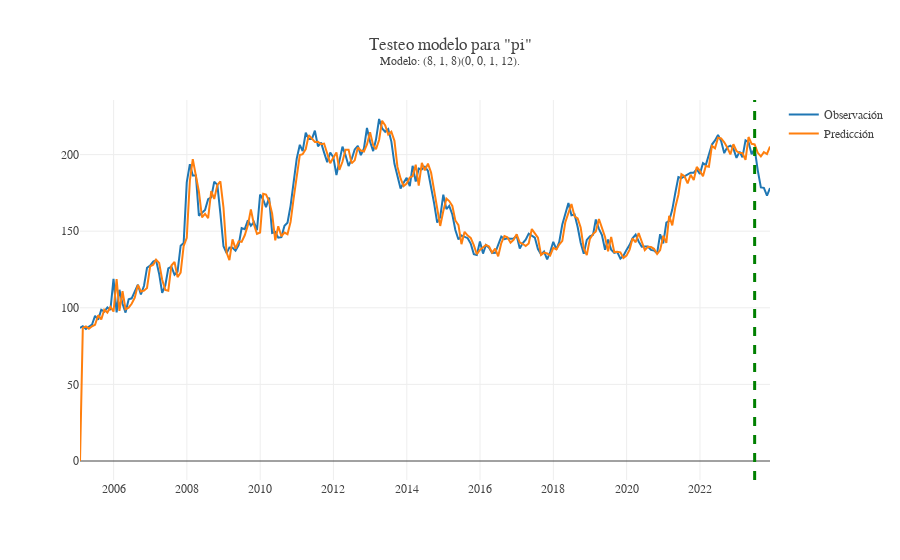
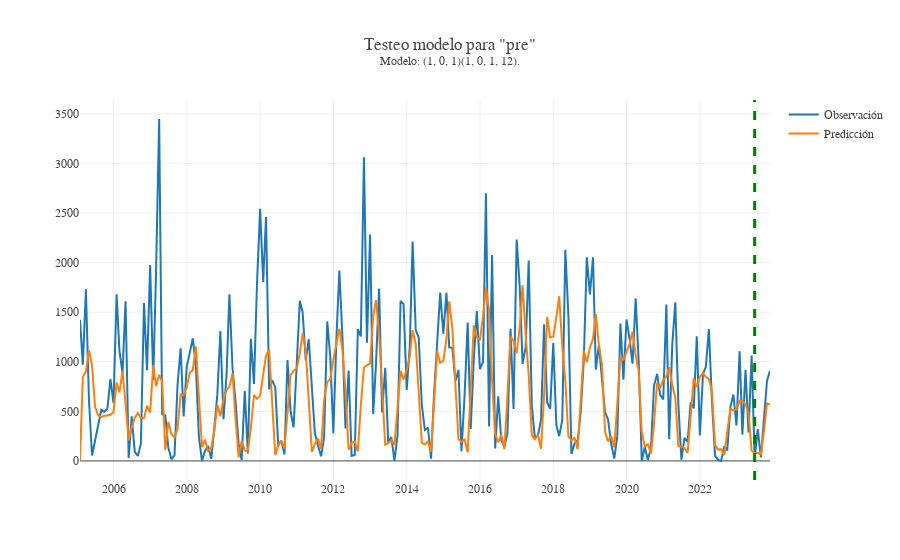
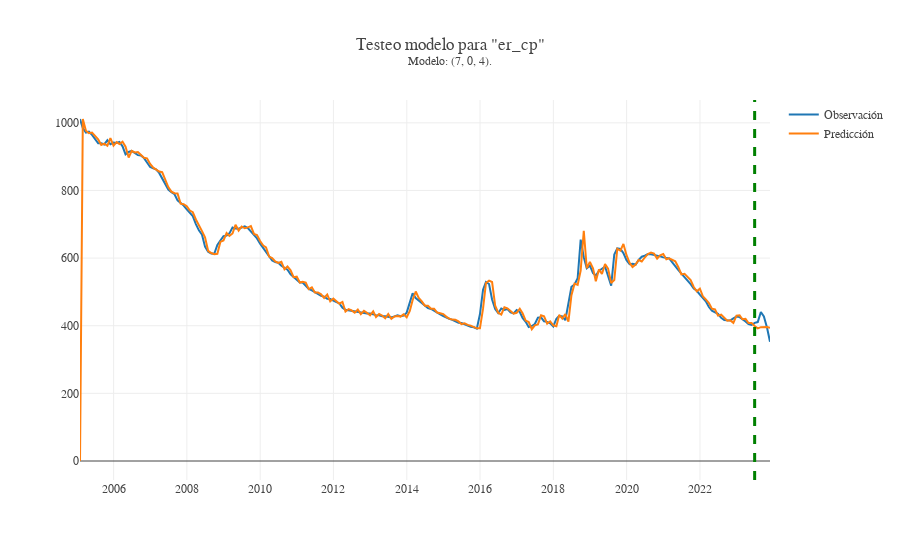
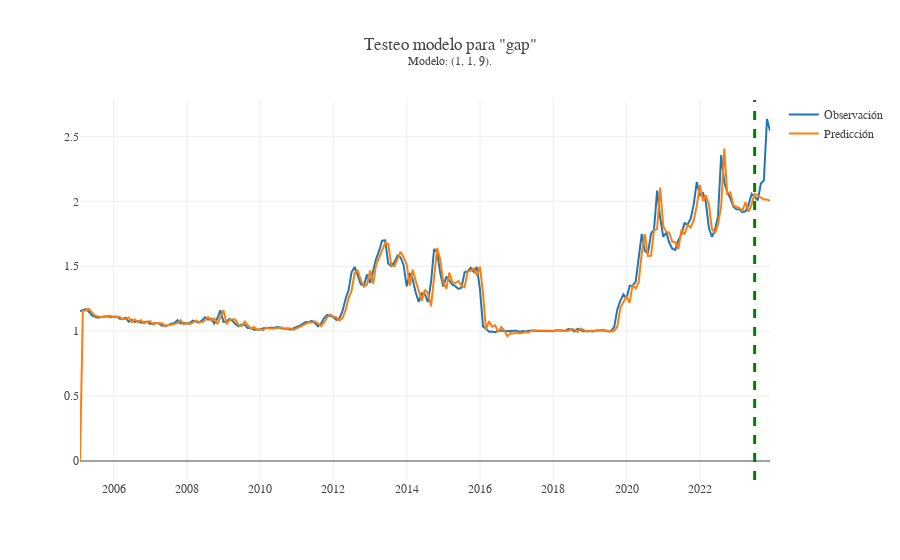

Source (notebook cell) for these figures, in order:
### Code cell
features_models = {train_model_pi:"pi", train_model_pre:"pre", train_model_er_cp:"er_cp", train_model_gap:"gap"}
X_train =train[x_list]

for model in features_models:
    variable = features_models[model]
    order = MODEL_ORDERS[variable]["order"]
    seasonal_order = MODEL_ORDERS[variable]["seasonal_order"]
    seasonal_order = "" if not seasonal_order else seasonal_order
    fitted = model.fit()
    forecast = fitted.forecast(months_for_test)
    forecast = pd.concat([fitted.fittedvalues, forecast])
    if model == train_model_pre:
        forecast = np.exp(forecast) #Transformación de inversión
    obs_pred_df = pd.DataFrame({"observado":test[variable],
                                "prediccion": forecast})
    RMSE = round(math.sqrt(mean_squared_error(obs_pred_df["observado"], obs_pred_df["prediccion"])), 2)
    plot_predicc_obs_exog = go.Figure()
    # plot_predicc_obs_exog.add_trace(go.Scatter(x=obs_pred_df.index, y = obs_pred_df["observado"], name = "Observación"))
    plot_predicc_obs_exog.add_trace(go.Scatter(x=df.index, y = df[variable], name = "Observación"))
    plot_predicc_obs_exog.add_trace(go.Scatter(x=obs_pred_df.index, y = obs_pred_df["prediccion"], name = "Predicción"))
    plot_predicc_obs_exog.add_vline(x = obs_pred_df.index[-months_for_test], line_width=3, line_dash="dash", line_color="green")
    plot_predicc_obs_exog.update_layout(template = None, title_text =f"Testeo modelo para \"{variable}\"<br><sup>Modelo: {order}{seasonal_order}.",
    font_family = "georgia")
    plot_predicc_obs_exog.write_image(f"./output/testeo_exog_sarimax/testeo_exog_sarimax_{variable}.pdf")
    plot_predicc_obs_exog.show()

### Figure 1 — Plotly figure (JSON) as saved in the notebook; plotly's stock layout.template omitted (floating-point values rounded to 4 significant figures; data arrays with more than 128 entries replaced by an {"elided": "..."} marker saying what was removed)
{"data": [{"name": "Observación", "type": "scatter", "x": {"elided": "227 str values"}, "y": {"elided": "227 float values"}}, {"name": "Predicción", "type": "scatter", "x": {"elided": "227 str values"}, "y": {"elided": "227 float values"}}], "layout": {"font": {"family": "georgia"}, "shapes": [{"line": {"color": "green", "dash": "dash", "width": 3}, "type": "line", "x0": "2023-06-30T00:00:00", "x1": "2023-06-30T00:00:00", "xref": "x", "y0": 0, "y1": 1, "yref": "y domain"}], "title": {"text": "Testeo modelo para \"pi\"<br><sup>Modelo: (8, 1, 8)(0, 0, 1, 12)."}}}

### Figure 2 — Plotly figure (JSON) as saved in the notebook; plotly's stock layout.template omitted (floating-point values rounded to 4 significant figures; data arrays with more than 128 entries replaced by an {"elided": "..."} marker saying what was removed)
{"data": [{"name": "Observación", "type": "scatter", "x": {"elided": "227 str values"}, "y": {"elided": "227 float values"}}, {"name": "Predicción", "type": "scatter", "x": {"elided": "227 str values"}, "y": {"elided": "227 float values"}}], "layout": {"font": {"family": "georgia"}, "shapes": [{"line": {"color": "green", "dash": "dash", "width": 3}, "type": "line", "x0": "2023-06-30T00:00:00", "x1": "2023-06-30T00:00:00", "xref": "x", "y0": 0, "y1": 1, "yref": "y domain"}], "title": {"text": "Testeo modelo para \"pre\"<br><sup>Modelo: (1, 0, 1)(1, 0, 1, 12)."}}}

### Figure 3 — Plotly figure (JSON) as saved in the notebook; plotly's stock layout.template omitted (floating-point values rounded to 4 significant figures; data arrays with more than 128 entries replaced by an {"elided": "..."} marker saying what was removed)
{"data": [{"name": "Observación", "type": "scatter", "x": {"elided": "227 str values"}, "y": {"elided": "227 float values"}}, {"name": "Predicción", "type": "scatter", "x": {"elided": "227 str values"}, "y": {"elided": "227 float values"}}], "layout": {"font": {"family": "georgia"}, "shapes": [{"line": {"color": "green", "dash": "dash", "width": 3}, "type": "line", "x0": "2023-06-30T00:00:00", "x1": "2023-06-30T00:00:00", "xref": "x", "y0": 0, "y1": 1, "yref": "y domain"}], "title": {"text": "Testeo modelo para \"er_cp\"<br><sup>Modelo: (7, 0, 4)."}}}

### Figure 4 — Plotly figure (JSON) as saved in the notebook; plotly's stock layout.template omitted (floating-point values rounded to 4 significant figures; data arrays with more than 128 entries replaced by an {"elided": "..."} marker saying what was removed)
{"data": [{"name": "Observación", "type": "scatter", "x": {"elided": "227 str values"}, "y": {"elided": "227 float values"}}, {"name": "Predicción", "type": "scatter", "x": {"elided": "227 str values"}, "y": {"elided": "227 float values"}}], "layout": {"font": {"family": "georgia"}, "shapes": [{"line": {"color": "green", "dash": "dash", "width": 3}, "type": "line", "x0": "2023-06-30T00:00:00", "x1": "2023-06-30T00:00:00", "xref": "x", "y0": 0, "y1": 1, "yref": "y domain"}], "title": {"text": "Testeo modelo para \"gap\"<br><sup>Modelo: (1, 1, 9)."}}}
